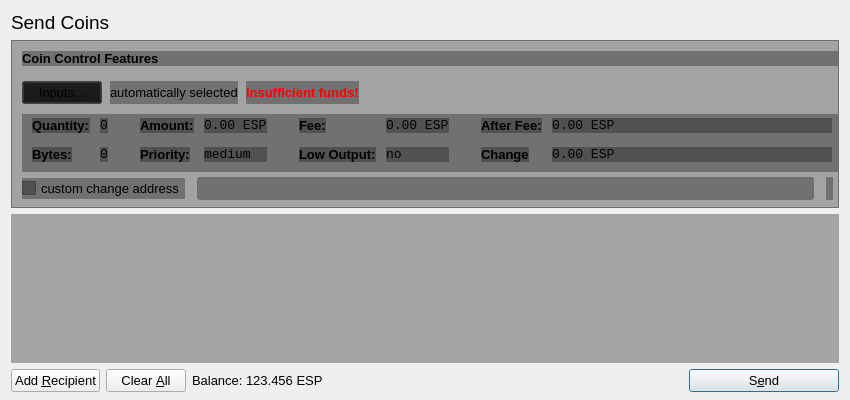
<?xml version="1.0" encoding="UTF-8"?>
<ui version="4.0">
 <class>SendCoinsDialog</class>
 <widget class="QDialog" name="SendCoinsDialog">
  <property name="geometry">
   <rect>
    <x>0</x>
    <y>0</y>
    <width>850</width>
    <height>400</height>
   </rect>
  </property>
  <property name="windowTitle">
   <string>Send Coins</string>
  </property>
  <layout class="QVBoxLayout" name="verticalLayout" stretch="0,0,1,0">
   <property name="bottomMargin">
    <number>8</number>
   </property>
   <item>
    <widget class="QLabel" name="label_2">
     <property name="font">
      <font>
       <pointsize>14</pointsize>
      </font>
     </property>
     <property name="text">
      <string>Send Coins</string>
     </property>
    </widget>
   </item>
   <item>
    <widget class="QFrame" name="frameCoinControl">
     <property name="sizePolicy">
      <sizepolicy hsizetype="Expanding" vsizetype="Expanding">
       <horstretch>0</horstretch>
       <verstretch>0</verstretch>
      </sizepolicy>
     </property>
     <property name="maximumSize">
      <size>
       <width>16777215</width>
       <height>16777215</height>
      </size>
     </property>
     <property name="styleSheet">
      <string notr="true">background: transparent;
        background-color: rgb(20, 20, 20, 0.35);
      </string>
     </property>
     <property name="frameShape">
      <enum>QFrame::StyledPanel</enum>
     </property>
     <property name="frameShadow">
      <enum>QFrame::Sunken</enum>
     </property>
     <layout class="QVBoxLayout" name="verticalLayoutCoinControl2">
      <property name="spacing">
       <number>-1</number>
      </property>
      <property name="leftMargin">
       <number>0</number>
      </property>
      <property name="topMargin">
       <number>0</number>
      </property>
      <property name="rightMargin">
       <number>0</number>
      </property>
      <property name="bottomMargin">
       <number>6</number>
      </property>
      <item>
       <layout class="QVBoxLayout" name="verticalLayoutCoinControl" stretch="0,0,0,0,1">
        <property name="spacing">
         <number>0</number>
        </property>
        <property name="leftMargin">
         <number>10</number>
        </property>
        <property name="topMargin">
         <number>10</number>
        </property>
        <item>
         <layout class="QHBoxLayout" name="horizontalLayoutCoinControl1">
          <property name="bottomMargin">
           <number>15</number>
          </property>
          <item>
           <widget class="QLabel" name="labelCoinControlFeatures">
            <property name="sizePolicy">
             <sizepolicy hsizetype="Preferred" vsizetype="Maximum">
              <horstretch>0</horstretch>
              <verstretch>0</verstretch>
             </sizepolicy>
            </property>
            <property name="font">
             <font>
              <pointsize>10</pointsize>
              <weight>75</weight>
              <bold>true</bold>
             </font>
            </property>
            <property name="styleSheet">
             <string notr="true">font-weight:bold;</string>
            </property>
            <property name="text">
             <string>Coin Control Features</string>
            </property>
           </widget>
          </item>
         </layout>
        </item>
        <item>
         <layout class="QHBoxLayout" name="horizontalLayoutCoinControl2" stretch="0,0,0,0">
          <property name="spacing">
           <number>8</number>
          </property>
          <property name="bottomMargin">
           <number>10</number>
          </property>
          <item>
           <widget class="QPushButton" name="pushButtonCoinControl">
            <property name="font">
             <font>
              <pointsize>10</pointsize>
             </font>
            </property>
            <property name="styleSheet">
             <string notr="true"/>
            </property>
            <property name="text">
             <string>Inputs...</string>
            </property>
           </widget>
          </item>
          <item>
           <widget class="QLabel" name="labelCoinControlAutomaticallySelected">
            <property name="font">
             <font>
              <pointsize>10</pointsize>
             </font>
            </property>
            <property name="text">
             <string>automatically selected</string>
            </property>
            <property name="margin">
             <number>5</number>
            </property>
           </widget>
          </item>
          <item>
           <widget class="QLabel" name="labelCoinControlInsuffFunds">
            <property name="font">
             <font>
              <pointsize>10</pointsize>
              <weight>75</weight>
              <bold>true</bold>
             </font>
            </property>
            <property name="styleSheet">
             <string notr="true">color:red;font-weight:bold;</string>
            </property>
            <property name="text">
             <string>Insufficient funds!</string>
            </property>
            <property name="margin">
             <number>5</number>
            </property>
           </widget>
          </item>
          <item>
           <spacer name="horizontalSpacerCoinControl">
            <property name="orientation">
             <enum>Qt::Horizontal</enum>
            </property>
            <property name="sizeHint" stdset="0">
             <size>
              <width>40</width>
              <height>1</height>
             </size>
            </property>
           </spacer>
          </item>
         </layout>
        </item>
        <item>
         <widget class="QWidget" name="widgetCoinControl" native="true">
          <property name="sizePolicy">
           <sizepolicy hsizetype="Preferred" vsizetype="Preferred">
            <horstretch>0</horstretch>
            <verstretch>0</verstretch>
           </sizepolicy>
          </property>
          <property name="minimumSize">
           <size>
            <width>0</width>
            <height>0</height>
           </size>
          </property>
          <property name="styleSheet">
           <string notr="true"/>
          </property>
          <layout class="QHBoxLayout" name="horizontalLayoutCoinControl5">
           <property name="margin">
            <number>0</number>
           </property>
           <item>
            <layout class="QHBoxLayout" name="horizontalLayoutCoinControl3" stretch="0,0,0,1">
             <property name="spacing">
              <number>20</number>
             </property>
             <property name="topMargin">
              <number>0</number>
             </property>
             <property name="bottomMargin">
              <number>10</number>
             </property>
             <item>
              <layout class="QFormLayout" name="formLayoutCoinControl1">
               <property name="horizontalSpacing">
                <number>10</number>
               </property>
               <property name="verticalSpacing">
                <number>14</number>
               </property>
               <property name="leftMargin">
                <number>10</number>
               </property>
               <property name="topMargin">
                <number>4</number>
               </property>
               <property name="rightMargin">
                <number>6</number>
               </property>
               <item row="0" column="0">
                <widget class="QLabel" name="labelCoinControlQuantityText">
                 <property name="font">
                  <font>
                   <pointsize>10</pointsize>
                   <weight>75</weight>
                   <bold>true</bold>
                  </font>
                 </property>
                 <property name="styleSheet">
                  <string notr="true">font-weight:bold;</string>
                 </property>
                 <property name="text">
                  <string>Quantity:</string>
                 </property>
                 <property name="margin">
                  <number>0</number>
                 </property>
                </widget>
               </item>
               <item row="0" column="1">
                <widget class="QLabel" name="labelCoinControlQuantity">
                 <property name="font">
                  <font>
                   <family>Monospace</family>
                   <pointsize>10</pointsize>
                  </font>
                 </property>
                 <property name="cursor">
                  <cursorShape>IBeamCursor</cursorShape>
                 </property>
                 <property name="contextMenuPolicy">
                  <enum>Qt::ActionsContextMenu</enum>
                 </property>
                 <property name="text">
                  <string>0</string>
                 </property>
                 <property name="margin">
                  <number>0</number>
                 </property>
                 <property name="textInteractionFlags">
                  <set>Qt::LinksAccessibleByMouse|Qt::TextSelectableByKeyboard|Qt::TextSelectableByMouse</set>
                 </property>
                </widget>
               </item>
               <item row="1" column="0">
                <widget class="QLabel" name="labelCoinControlBytesText">
                 <property name="font">
                  <font>
                   <pointsize>10</pointsize>
                   <weight>75</weight>
                   <bold>true</bold>
                  </font>
                 </property>
                 <property name="styleSheet">
                  <string notr="true">font-weight:bold;</string>
                 </property>
                 <property name="text">
                  <string>Bytes:</string>
                 </property>
                </widget>
               </item>
               <item row="1" column="1">
                <widget class="QLabel" name="labelCoinControlBytes">
                 <property name="font">
                  <font>
                   <family>Monospace</family>
                   <pointsize>10</pointsize>
                  </font>
                 </property>
                 <property name="cursor">
                  <cursorShape>IBeamCursor</cursorShape>
                 </property>
                 <property name="contextMenuPolicy">
                  <enum>Qt::ActionsContextMenu</enum>
                 </property>
                 <property name="text">
                  <string>0</string>
                 </property>
                 <property name="textInteractionFlags">
                  <set>Qt::LinksAccessibleByMouse|Qt::TextSelectableByKeyboard|Qt::TextSelectableByMouse</set>
                 </property>
                </widget>
               </item>
              </layout>
             </item>
             <item>
              <layout class="QFormLayout" name="formLayoutCoinControl2">
               <property name="horizontalSpacing">
                <number>10</number>
               </property>
               <property name="verticalSpacing">
                <number>14</number>
               </property>
               <property name="leftMargin">
                <number>6</number>
               </property>
               <property name="topMargin">
                <number>4</number>
               </property>
               <property name="rightMargin">
                <number>6</number>
               </property>
               <item row="0" column="0">
                <widget class="QLabel" name="labelCoinControlAmountText">
                 <property name="font">
                  <font>
                   <pointsize>10</pointsize>
                   <weight>75</weight>
                   <bold>true</bold>
                  </font>
                 </property>
                 <property name="styleSheet">
                  <string notr="true">font-weight:bold;</string>
                 </property>
                 <property name="text">
                  <string>Amount:</string>
                 </property>
                 <property name="margin">
                  <number>0</number>
                 </property>
                </widget>
               </item>
               <item row="0" column="1">
                <widget class="QLabel" name="labelCoinControlAmount">
                 <property name="font">
                  <font>
                   <family>Monospace</family>
                   <pointsize>10</pointsize>
                  </font>
                 </property>
                 <property name="cursor">
                  <cursorShape>IBeamCursor</cursorShape>
                 </property>
                 <property name="contextMenuPolicy">
                  <enum>Qt::ActionsContextMenu</enum>
                 </property>
                 <property name="text">
                  <string notr="true">0.00 ESP</string>
                 </property>
                 <property name="textInteractionFlags">
                  <set>Qt::LinksAccessibleByMouse|Qt::TextSelectableByKeyboard|Qt::TextSelectableByMouse</set>
                 </property>
                </widget>
               </item>
               <item row="1" column="0">
                <widget class="QLabel" name="labelCoinControlPriorityText">
                 <property name="font">
                  <font>
                   <pointsize>10</pointsize>
                   <weight>75</weight>
                   <bold>true</bold>
                  </font>
                 </property>
                 <property name="styleSheet">
                  <string notr="true">font-weight:bold;</string>
                 </property>
                 <property name="text">
                  <string>Priority:</string>
                 </property>
                </widget>
               </item>
               <item row="1" column="1">
                <widget class="QLabel" name="labelCoinControlPriority">
                 <property name="font">
                  <font>
                   <family>Monospace</family>
                   <pointsize>10</pointsize>
                  </font>
                 </property>
                 <property name="cursor">
                  <cursorShape>IBeamCursor</cursorShape>
                 </property>
                 <property name="contextMenuPolicy">
                  <enum>Qt::ActionsContextMenu</enum>
                 </property>
                 <property name="text">
                  <string>medium</string>
                 </property>
                 <property name="textInteractionFlags">
                  <set>Qt::LinksAccessibleByMouse|Qt::TextSelectableByKeyboard|Qt::TextSelectableByMouse</set>
                 </property>
                </widget>
               </item>
              </layout>
             </item>
             <item>
              <layout class="QFormLayout" name="formLayoutCoinControl3">
               <property name="horizontalSpacing">
                <number>10</number>
               </property>
               <property name="verticalSpacing">
                <number>14</number>
               </property>
               <property name="leftMargin">
                <number>6</number>
               </property>
               <property name="topMargin">
                <number>4</number>
               </property>
               <property name="rightMargin">
                <number>6</number>
               </property>
               <item row="0" column="0">
                <widget class="QLabel" name="labelCoinControlFeeText">
                 <property name="font">
                  <font>
                   <pointsize>10</pointsize>
                   <weight>75</weight>
                   <bold>true</bold>
                  </font>
                 </property>
                 <property name="styleSheet">
                  <string notr="true">font-weight:bold;</string>
                 </property>
                 <property name="text">
                  <string>Fee:</string>
                 </property>
                 <property name="margin">
                  <number>0</number>
                 </property>
                </widget>
               </item>
               <item row="0" column="1">
                <widget class="QLabel" name="labelCoinControlFee">
                 <property name="font">
                  <font>
                   <family>Monospace</family>
                   <pointsize>10</pointsize>
                  </font>
                 </property>
                 <property name="cursor">
                  <cursorShape>IBeamCursor</cursorShape>
                 </property>
                 <property name="contextMenuPolicy">
                  <enum>Qt::ActionsContextMenu</enum>
                 </property>
                 <property name="text">
                  <string notr="true">0.00 ESP</string>
                 </property>
                 <property name="textInteractionFlags">
                  <set>Qt::LinksAccessibleByMouse|Qt::TextSelectableByKeyboard|Qt::TextSelectableByMouse</set>
                 </property>
                </widget>
               </item>
               <item row="1" column="0">
                <widget class="QLabel" name="labelCoinControlLowOutputText">
                 <property name="font">
                  <font>
                   <pointsize>10</pointsize>
                   <weight>75</weight>
                   <bold>true</bold>
                  </font>
                 </property>
                 <property name="styleSheet">
                  <string notr="true">font-weight:bold;</string>
                 </property>
                 <property name="text">
                  <string>Low Output:</string>
                 </property>
                </widget>
               </item>
               <item row="1" column="1">
                <widget class="QLabel" name="labelCoinControlLowOutput">
                 <property name="font">
                  <font>
                   <family>Monospace</family>
                   <pointsize>10</pointsize>
                  </font>
                 </property>
                 <property name="cursor">
                  <cursorShape>IBeamCursor</cursorShape>
                 </property>
                 <property name="contextMenuPolicy">
                  <enum>Qt::ActionsContextMenu</enum>
                 </property>
                 <property name="text">
                  <string>no</string>
                 </property>
                 <property name="textInteractionFlags">
                  <set>Qt::LinksAccessibleByMouse|Qt::TextSelectableByKeyboard|Qt::TextSelectableByMouse</set>
                 </property>
                </widget>
               </item>
              </layout>
             </item>
             <item>
              <layout class="QFormLayout" name="formLayoutCoinControl4">
               <property name="horizontalSpacing">
                <number>10</number>
               </property>
               <property name="verticalSpacing">
                <number>14</number>
               </property>
               <property name="leftMargin">
                <number>6</number>
               </property>
               <property name="topMargin">
                <number>4</number>
               </property>
               <property name="rightMargin">
                <number>6</number>
               </property>
               <item row="0" column="0">
                <widget class="QLabel" name="labelCoinControlAfterFeeText">
                 <property name="font">
                  <font>
                   <pointsize>10</pointsize>
                   <weight>75</weight>
                   <bold>true</bold>
                  </font>
                 </property>
                 <property name="styleSheet">
                  <string notr="true">font-weight:bold;</string>
                 </property>
                 <property name="text">
                  <string>After Fee:</string>
                 </property>
                 <property name="margin">
                  <number>0</number>
                 </property>
                </widget>
               </item>
               <item row="0" column="1">
                <widget class="QLabel" name="labelCoinControlAfterFee">
                 <property name="font">
                  <font>
                   <family>Monospace</family>
                   <pointsize>10</pointsize>
                  </font>
                 </property>
                 <property name="cursor">
                  <cursorShape>IBeamCursor</cursorShape>
                 </property>
                 <property name="contextMenuPolicy">
                  <enum>Qt::ActionsContextMenu</enum>
                 </property>
                 <property name="text">
                  <string notr="true">0.00 ESP</string>
                 </property>
                 <property name="textInteractionFlags">
                  <set>Qt::LinksAccessibleByMouse|Qt::TextSelectableByKeyboard|Qt::TextSelectableByMouse</set>
                 </property>
                </widget>
               </item>
               <item row="1" column="0">
                <widget class="QLabel" name="labelCoinControlChangeText">
                 <property name="font">
                  <font>
                   <pointsize>10</pointsize>
                   <weight>75</weight>
                   <bold>true</bold>
                  </font>
                 </property>
                 <property name="styleSheet">
                  <string notr="true">font-weight:bold;</string>
                 </property>
                 <property name="text">
                  <string>Change</string>
                 </property>
                </widget>
               </item>
               <item row="1" column="1">
                <widget class="QLabel" name="labelCoinControlChange">
                 <property name="font">
                  <font>
                   <family>Monospace</family>
                   <pointsize>10</pointsize>
                  </font>
                 </property>
                 <property name="cursor">
                  <cursorShape>IBeamCursor</cursorShape>
                 </property>
                 <property name="contextMenuPolicy">
                  <enum>Qt::ActionsContextMenu</enum>
                 </property>
                 <property name="text">
                  <string notr="true">0.00 ESP</string>
                 </property>
                 <property name="textInteractionFlags">
                  <set>Qt::LinksAccessibleByMouse|Qt::TextSelectableByKeyboard|Qt::TextSelectableByMouse</set>
                 </property>
                </widget>
               </item>
              </layout>
             </item>
            </layout>
           </item>
          </layout>
         </widget>
        </item>
        <item>
         <layout class="QHBoxLayout" name="horizontalLayoutCoinControl4" stretch="0,0,0">
          <property name="spacing">
           <number>12</number>
          </property>
          <property name="sizeConstraint">
           <enum>QLayout::SetDefaultConstraint</enum>
          </property>
          <property name="topMargin">
           <number>5</number>
          </property>
          <property name="rightMargin">
           <number>5</number>
          </property>
          <item>
           <widget class="QCheckBox" name="checkBoxCoinControlChange">
            <property name="font">
             <font>
              <pointsize>10</pointsize>
             </font>
            </property>
            <property name="text">
             <string>custom change address</string>
            </property>
           </widget>
          </item>
          <item>
           <widget class="QLineEdit" name="lineEditCoinControlChange">
            <property name="enabled">
             <bool>false</bool>
            </property>
            <property name="sizePolicy">
             <sizepolicy hsizetype="Expanding" vsizetype="Fixed">
              <horstretch>0</horstretch>
              <verstretch>0</verstretch>
             </sizepolicy>
            </property>
            <property name="font">
             <font>
              <pointsize>10</pointsize>
             </font>
            </property>
           </widget>
          </item>
          <item>
           <widget class="QLabel" name="labelCoinControlChangeLabel">
            <property name="sizePolicy">
             <sizepolicy hsizetype="Preferred" vsizetype="Expanding">
              <horstretch>0</horstretch>
              <verstretch>0</verstretch>
             </sizepolicy>
            </property>
            <property name="minimumSize">
             <size>
              <width>0</width>
              <height>0</height>
             </size>
            </property>
            <property name="text">
             <string/>
            </property>
            <property name="margin">
             <number>3</number>
            </property>
           </widget>
          </item>
         </layout>
        </item>
        <item>
         <spacer name="verticalSpacerCoinControl">
          <property name="orientation">
           <enum>Qt::Vertical</enum>
          </property>
          <property name="sizeHint" stdset="0">
           <size>
            <width>800</width>
            <height>1</height>
           </size>
          </property>
         </spacer>
        </item>
       </layout>
      </item>
     </layout>
    </widget>
   </item>
   <item>
    <widget class="QScrollArea" name="scrollArea">
     <property name="styleSheet">
      <string notr="true">background: transparent;
        background-color: rgb(20, 20, 20, 0.19);
      </string>
     </property>
     <property name="widgetResizable">
      <bool>true</bool>
     </property>
     <widget class="QWidget" name="scrollAreaWidgetContents">
      <property name="geometry">
       <rect>
        <x>0</x>
        <y>0</y>
        <width>830</width>
        <height>133</height>
       </rect>
      </property>
      <layout class="QVBoxLayout" name="verticalLayout_2">
       <property name="margin">
        <number>0</number>
       </property>
       <item>
        <layout class="QVBoxLayout" name="entries">
         <property name="spacing">
          <number>6</number>
         </property>
        </layout>
       </item>
       <item>
        <spacer name="verticalSpacer">
         <property name="orientation">
          <enum>Qt::Vertical</enum>
         </property>
         <property name="sizeHint" stdset="0">
          <size>
           <width>20</width>
           <height>40</height>
          </size>
         </property>
        </spacer>
       </item>
      </layout>
     </widget>
    </widget>
   </item>
   <item>
    <layout class="QHBoxLayout" name="horizontalLayout">
     <item>
      <widget class="QPushButton" name="addButton">
       <property name="font">
        <font>
         <pointsize>10</pointsize>
        </font>
       </property>
       <property name="toolTip">
        <string>Send to multiple recipients at once</string>
       </property>
       <property name="text">
        <string>Add &amp;Recipient</string>
       </property>
       <property name="autoDefault">
        <bool>false</bool>
       </property>
      </widget>
     </item>
     <item>
      <widget class="QPushButton" name="clearButton">
       <property name="sizePolicy">
        <sizepolicy hsizetype="Minimum" vsizetype="Fixed">
         <horstretch>0</horstretch>
         <verstretch>0</verstretch>
        </sizepolicy>
       </property>
       <property name="font">
        <font>
         <pointsize>10</pointsize>
        </font>
       </property>
       <property name="toolTip">
        <string>Remove all transaction fields</string>
       </property>
       <property name="text">
        <string>Clear &amp;All</string>
       </property>
       <property name="autoRepeatDelay">
        <number>300</number>
       </property>
       <property name="autoDefault">
        <bool>false</bool>
       </property>
      </widget>
     </item>
     <item>
      <layout class="QHBoxLayout" name="horizontalLayout_2">
       <property name="spacing">
        <number>3</number>
       </property>
       <item>
        <widget class="QLabel" name="label">
         <property name="sizePolicy">
          <sizepolicy hsizetype="Preferred" vsizetype="Fixed">
           <horstretch>0</horstretch>
           <verstretch>0</verstretch>
          </sizepolicy>
         </property>
         <property name="font">
          <font>
           <pointsize>10</pointsize>
          </font>
         </property>
         <property name="styleSheet">
          <string notr="true"/>
         </property>
         <property name="text">
          <string>Balance:</string>
         </property>
        </widget>
       </item>
       <item>
        <widget class="QLabel" name="labelBalance">
         <property name="sizePolicy">
          <sizepolicy hsizetype="Preferred" vsizetype="Fixed">
           <horstretch>0</horstretch>
           <verstretch>0</verstretch>
          </sizepolicy>
         </property>
         <property name="font">
          <font>
           <pointsize>10</pointsize>
          </font>
         </property>
         <property name="cursor">
          <cursorShape>IBeamCursor</cursorShape>
         </property>
         <property name="styleSheet">
          <string notr="true"/>
         </property>
         <property name="text">
          <string notr="true">123.456 ESP</string>
         </property>
         <property name="textInteractionFlags">
          <set>Qt::LinksAccessibleByMouse|Qt::TextSelectableByKeyboard|Qt::TextSelectableByMouse</set>
         </property>
        </widget>
       </item>
      </layout>
     </item>
     <item>
      <spacer name="horizontalSpacer">
       <property name="orientation">
        <enum>Qt::Horizontal</enum>
       </property>
       <property name="sizeHint" stdset="0">
        <size>
         <width>40</width>
         <height>20</height>
        </size>
       </property>
      </spacer>
     </item>
     <item>
      <widget class="QPushButton" name="sendButton">
       <property name="minimumSize">
        <size>
         <width>150</width>
         <height>0</height>
        </size>
       </property>
       <property name="font">
        <font>
         <pointsize>10</pointsize>
        </font>
       </property>
       <property name="toolTip">
        <string>Confirm the send action</string>
       </property>
       <property name="text">
        <string>S&amp;end</string>
       </property>
       <property name="icon">
        <iconset resource="../bitcoin.qrc">
         <normaloff>:/icons/send</normaloff>:/icons/send</iconset>
       </property>
       <property name="default">
        <bool>true</bool>
       </property>
      </widget>
     </item>
    </layout>
   </item>
  </layout>
 </widget>
 <resources>
  <include location="../bitcoin.qrc"/>
 </resources>
 <connections/>
</ui>
